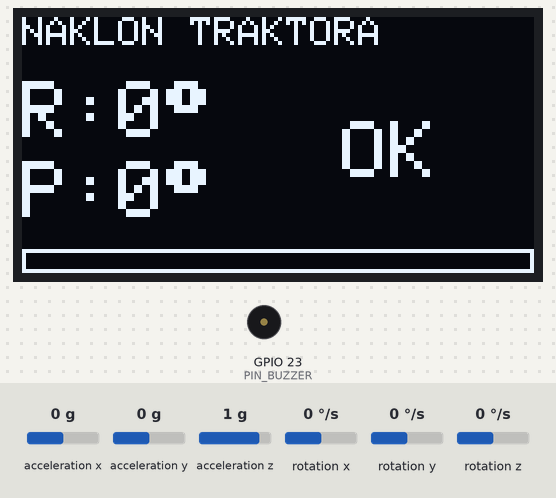
Bench run of a sketch on a simulated ESP32. Parts: 128×64 one-colour display, buzzer (waves = sounding). Wiring (inferred from the names in the program): MPU-6050 motion sensor at I2C address 0x68. The inputs (shaded band) are chosen by the test bench; at power-on: rotation x 0 °/s, acceleration y 0 g, acceleration z 1 g, acceleration x 0 g, rotation y 0 °/s, rotation z 0 °/s. What the sketch prints to the serial monitor is not drawn.

Above: at 3.2 s.
3.3 s: rotation x set to -100 °/s
At 5.01 s:
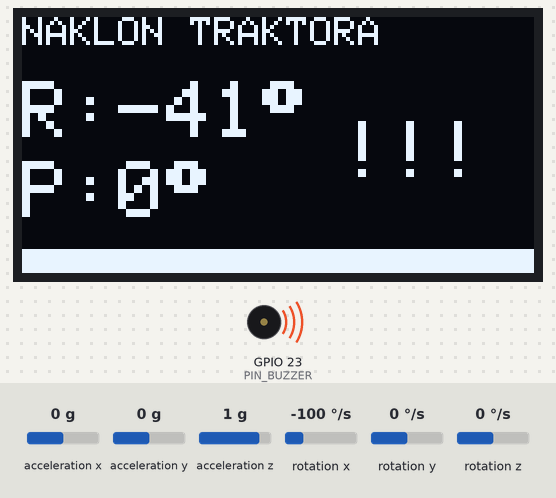
5.1 s: acceleration y set to 0.8 g
At 5.75 s:
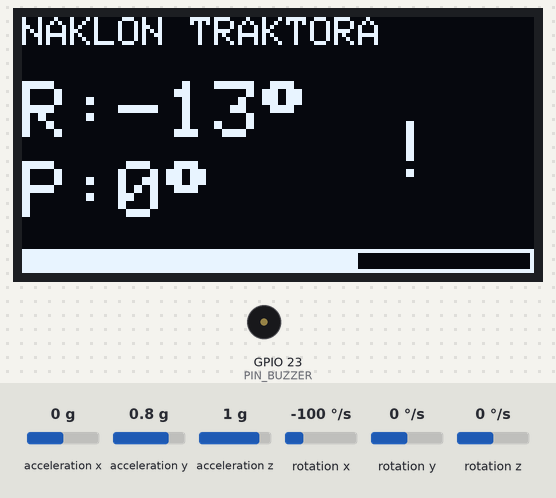
7.3 s: acceleration z set to -0.8 g
At 7.53 s:
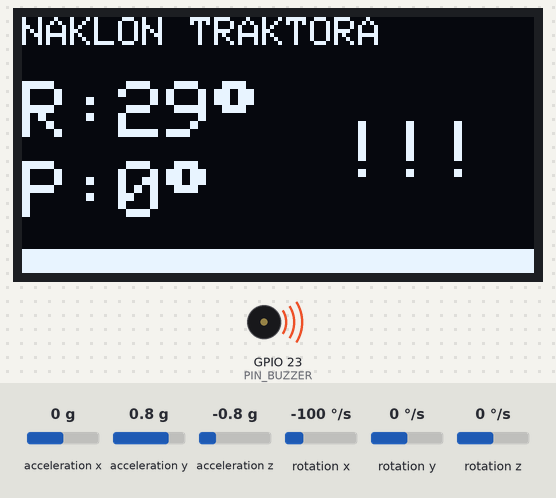
8.9 s: acceleration z set to 0.8 g
At 9.75 s:
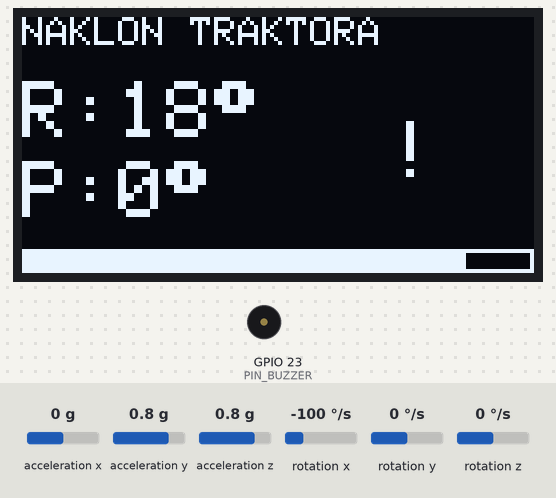
11.1 s: acceleration y set to 1.4 g
At 11.56 s:
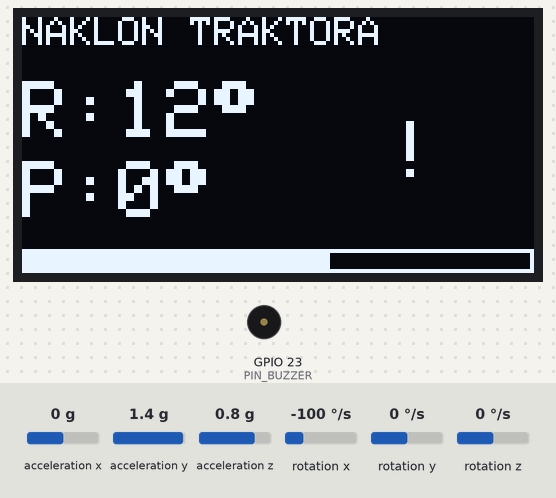
12.9 s: acceleration x set to -1.4 g
At 13.12 s:
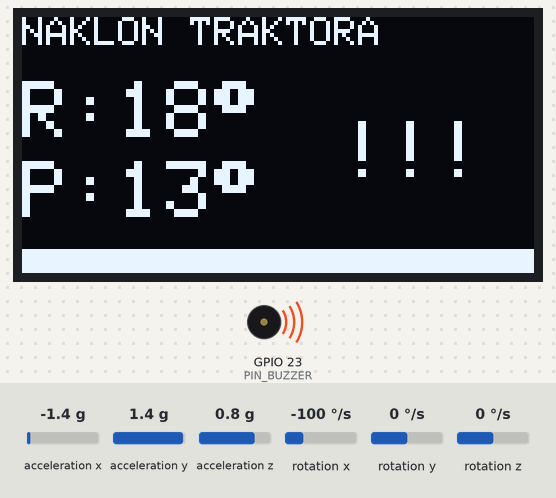
Timing chart, 0 to 15.4 s (numbered marks = the images above; inputs shaded):
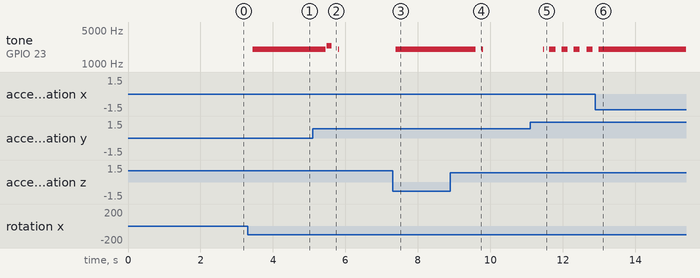

The sketch:

tractor_tilt_monitor.ino
```cpp
/*
 * Tractor Tilt Monitor  --  Kubota EK1-261
 * -----------------------------------------
 * Bezpecnostny monitor naklonu pre traktor.
 *
 * Hardware:
 *   - ESP-WROOM-32 (dev board, CH340, USB-C)
 *   - GY-521 / MPU-6050 (akcelerometer + gyroskop, I2C @ 0x68)
 *   - OLED SSD1306 128x64 (I2C @ 0x3C)
 *   - Piezobzucak PK-20A38WQ spinany cez BC337 (NPN)
 *   - LM2596 step-down: 12V traktor -> 5V ESP32
 *
 * Meranie: komplementarny filter (gyro + akcelerometer), aby vibracie a
 * zrychlenie/brzdenie traktora nerozhadzali uhol. Cisty akcelerometer by
 * na pohybujucom sa stroji "skakal".
 *
 * !!! BEZPECNOST !!!
 * Toto je POMOCNY varovny system, nie nahrada za bezpecnu jazdu ani za ROPS.
 * Prahy nizsie su konzervativny odhad -- MUSIS si ich overit a doladit na
 * realnom stroji na bezpecnom, kontrolovanom svahu. Kubota EK1-261 je maly
 * traktor s vysokym tazistom; prevratenie sa deje rychlo a zradne, hlavne
 * do BOKU (roll).
 */

#include <Wire.h>
#include <Adafruit_GFX.h>
#include <Adafruit_SSD1306.h>

// ---------------- Konfiguracia ----------------

// Prahy naklonu v stupnoch (od zvislice). Doladit na stroji!
const float TILT_WARN   = 12.0;   // zlta zona: zacni davat pozor
const float TILT_DANGER = 20.0;   // cervena zona: hrozi prevratenie

// Piny
const int PIN_BUZZER = 23;   // -> 1k odpor -> baza BC337 (D23, dolny rad DevKitu)
const int PIN_ZERO   = 0;    // onboard BOOT tlacidlo = "vynuluj na rovine"

// I2C
const int PIN_SDA = 21;
const int PIN_SCL = 22;

// MPU-6050
const uint8_t MPU_ADDR = 0x68;

// Komplementarny filter: 0.98 gyro / 0.02 akcel (typicke)
const float ALPHA = 0.98;

// --- Bzucak: obal cez ledc, funguje na ESP32 core 2.x aj 3.x ---
void buzzerBegin() {
#if ESP_ARDUINO_VERSION_MAJOR >= 3
  ledcAttach(PIN_BUZZER, 2400, 8);
#else
  ledcSetup(0, 2400, 8);
  ledcAttachPin(PIN_BUZZER, 0);
#endif
}
void buzzerTone(uint32_t freq) {
#if ESP_ARDUINO_VERSION_MAJOR >= 3
  ledcWriteTone(PIN_BUZZER, freq);
#else
  ledcWriteTone(0, freq);
#endif
}

// OLED
Adafruit_SSD1306 display(128, 64, &Wire, -1);

// ---------------- Stav ----------------

float roll = 0, pitch = 0;          // odfiltrovane uhly [deg]
float rollZero = 0, pitchZero = 0;  // offset z kalibracie na rovine
float gxBias = 0, gyBias = 0;       // bias gyroskopu [deg/s]
unsigned long lastMicros = 0;

// Bzucak (neblokujuci)
unsigned long beepTimer = 0;
bool beepOn = false;

// ---------------- MPU-6050 nizka uroven ----------------

void mpuWrite(uint8_t reg, uint8_t val) {
  Wire.beginTransmission(MPU_ADDR);
  Wire.write(reg);
  Wire.write(val);
  Wire.endTransmission();
}

// precita ax,ay,az,gx,gy,gz do g resp. deg/s
void mpuRead(float &ax, float &ay, float &az,
             float &gx, float &gy, float &gz) {
  Wire.beginTransmission(MPU_ADDR);
  Wire.write(0x3B);                  // ACCEL_XOUT_H
  Wire.endTransmission(false);
  Wire.requestFrom(MPU_ADDR, (uint8_t)14);

  int16_t rax = (Wire.read() << 8) | Wire.read();
  int16_t ray = (Wire.read() << 8) | Wire.read();
  int16_t raz = (Wire.read() << 8) | Wire.read();
  Wire.read(); Wire.read();          // teplota - preskoc
  int16_t rgx = (Wire.read() << 8) | Wire.read();
  int16_t rgy = (Wire.read() << 8) | Wire.read();
  int16_t rgz = (Wire.read() << 8) | Wire.read();

  ax = rax / 16384.0;  ay = ray / 16384.0;  az = raz / 16384.0;   // +-2g
  gx = rgx / 131.0;    gy = rgy / 131.0;    gz = rgz / 131.0;      // +-250 dps
}

// Zmeria bias gyroskopu (traktor musi 2s stat)
void calibrateGyro() {
  float sx = 0, sy = 0, dummy;
  const int N = 400;
  for (int i = 0; i < N; i++) {
    float gx, gy, gz;
    mpuRead(dummy, dummy, dummy, gx, gy, gz);
    sx += gx;  sy += gy;
    delay(3);
  }
  gxBias = sx / N;
  gyBias = sy / N;
}

// Nastavi aktualny naklon ako "nulu" (montujes nakrivo? na rovine stlac tlacidlo)
void setZero() {
  rollZero  += roll;   // pripocitame, lebo roll/pitch uz su po odcitani stareho zero
  pitchZero += pitch;
}

// ---------------- Alarm ----------------

void updateBuzzer(float tilt) {
  if (tilt >= TILT_DANGER) {
    // trvaly ton
    if (!beepOn) { buzzerTone(2400); beepOn = true; }
  } else if (tilt >= TILT_WARN) {
    // preryvane pipanie ~3 Hz
    if (millis() - beepTimer > 160) {
      beepTimer = millis();
      beepOn = !beepOn;
      buzzerTone(beepOn ? 2000 : 0);
    }
  } else {
    if (beepOn) { buzzerTone(0); beepOn = false; }
  }
}

// ---------------- Displej ----------------

void draw(float tilt) {
  display.clearDisplay();

  display.setTextSize(1);
  display.setCursor(0, 0);
  display.print("NAKLON TRAKTORA");

  display.setTextSize(2);
  display.setCursor(0, 16);
  display.print("R:");
  display.print(roll, 0);
  display.print((char)247);        // stupen
  display.setCursor(0, 36);
  display.print("P:");
  display.print(pitch, 0);
  display.print((char)247);

  // stavovy pruh
  display.setTextSize(2);
  display.setCursor(80, 26);
  if (tilt >= TILT_DANGER)      display.print("!!!");
  else if (tilt >= TILT_WARN)   display.print(" ! ");
  else                          display.print("OK");

  // pruh naklonu dole
  int barW = (int)(tilt / TILT_DANGER * 127);
  if (barW > 127) barW = 127;
  display.drawRect(0, 58, 128, 6, SSD1306_WHITE);
  display.fillRect(0, 58, barW, 6, SSD1306_WHITE);

  display.display();
}

// ---------------- Setup / Loop ----------------

void setup() {
  Serial.begin(115200);
  pinMode(PIN_ZERO, INPUT_PULLUP);

  // bzucak
  buzzerBegin();
  buzzerTone(0);

  Wire.begin(PIN_SDA, PIN_SCL);
  Wire.setClock(400000);

  // OLED
  if (!display.begin(SSD1306_SWITCHCAPVCC, 0x3C)) {
    Serial.println("OLED nenajdeny!");
  }
  display.clearDisplay();
  display.setTextColor(SSD1306_WHITE);
  display.setTextSize(1);
  display.setCursor(0, 0);
  display.println("Kubota EK1-261");
  display.println("Tilt monitor");
  display.println("Kalibrujem...");
  display.display();

  // MPU-6050 zobud a nastav rozsahy
  mpuWrite(0x6B, 0x00);   // PWR_MGMT_1: wake
  delay(100);
  mpuWrite(0x1C, 0x00);   // ACCEL_CONFIG: +-2g
  mpuWrite(0x1B, 0x00);   // GYRO_CONFIG:  +-250 dps
  mpuWrite(0x1A, 0x03);   // DLPF ~44Hz (potlaci vibracie)
  delay(100);

  calibrateGyro();

  // inicializuj uhol z akcelerometra (aby nezacinal od 0)
  float ax, ay, az, gx, gy, gz;
  mpuRead(ax, ay, az, gx, gy, gz);
  roll  = atan2(ay, az) * 180.0 / PI;
  pitch = atan2(-ax, sqrt(ay * ay + az * az)) * 180.0 / PI;

  lastMicros = micros();
}

void loop() {
  float ax, ay, az, gx, gy, gz;
  mpuRead(ax, ay, az, gx, gy, gz);

  unsigned long now = micros();
  float dt = (now - lastMicros) / 1000000.0;
  lastMicros = now;

  // uhly z akcelerometra
  float rollAcc  = atan2(ay, az) * 180.0 / PI;
  float pitchAcc = atan2(-ax, sqrt(ay * ay + az * az)) * 180.0 / PI;

  // komplementarny filter (gyro s odcitanym biasom)
  roll  = ALPHA * (roll  + (gx - gxBias) * dt) + (1 - ALPHA) * rollAcc;
  pitch = ALPHA * (pitch + (gy - gyBias) * dt) + (1 - ALPHA) * pitchAcc;

  float r = roll  - rollZero;
  float p = pitch - pitchZero;

  // celkovy naklon od zvislice
  float tilt = sqrt(r * r + p * p);

  // tlacidlo: vynuluj na rovine
  if (digitalRead(PIN_ZERO) == LOW) {
    delay(50);
    if (digitalRead(PIN_ZERO) == LOW) {
      setZero();
      while (digitalRead(PIN_ZERO) == LOW) delay(10);
    }
  }

  updateBuzzer(tilt);

  static unsigned long lastDraw = 0;
  if (millis() - lastDraw > 100) {   // 10 fps
    lastDraw = millis();
    // prekresli s korigovanymi uhlami
    float sr = roll, sp = pitch;
    roll = r; pitch = p;             // draw() pouziva globaly
    draw(tilt);
    roll = sr; pitch = sp;

    Serial.print("roll="); Serial.print(r, 1);
    Serial.print(" pitch="); Serial.print(p, 1);
    Serial.print(" tilt="); Serial.print(tilt, 1);
    Serial.print(" state=");
    Serial.println(tilt >= TILT_DANGER ? "DANGER" :
                   tilt >= TILT_WARN ? "WARN" : "OK");
  }

  delay(5);
}
```

Measured:
- after the input at 3.3 s, tone on GPIO 23 (PIN_BUZZER): silent → 2000 Hz after 0.15 s; the display: first changes after 0.07 s (image 1 shows a later state)
- after the input at 5.1 s, tone on GPIO 23 (PIN_BUZZER): plays 2400 Hz for 0.13 s, 2000 Hz for 0.03 s, starting after 0.35 s; the display: first changes after 0.09 s (image 2 shows a later state)
- after the input at 7.3 s, tone on GPIO 23 (PIN_BUZZER): silent → 2000 Hz after 0.09 s
- after the input at 8.9 s, tone on GPIO 23 (PIN_BUZZER): 2000 Hz → silent after 0.70 s, → 2000 Hz 0.17 s later, → silent 0.05 s later
- after the input at 11.1 s, tone on GPIO 23 (PIN_BUZZER): silent → 2000 Hz after 0.36 s, then repeats every 0.32 s: silent 0.13 s, 2000 Hz 0.19 s
- after the input at 12.9 s, tone on GPIO 23 (PIN_BUZZER): goes on until 13.0 s, then stays 2000 Hz
